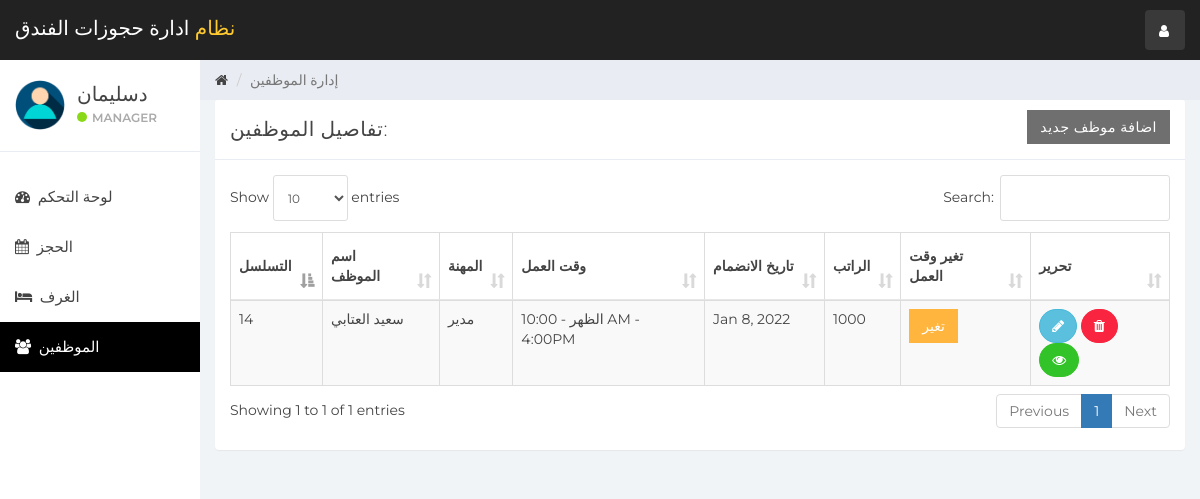
/index.php?staff_mang (signed in), run on the app's committed database.
### tables this page shows
CREATE TABLE `user` (
  `id` int(11) NOT NULL,
  `name` varchar(100) NOT NULL,
  `username` varchar(15) NOT NULL,
  `email` varchar(100) NOT NULL,
  `password` varchar(100) NOT NULL,
  `created_at` timestamp NOT NULL DEFAULT current_timestamp()
);

CREATE TABLE `staff` (
  `emp_id` int(11) NOT NULL,
  `emp_name` varchar(100) NOT NULL,
  `staff_type_id` int(11) NOT NULL,
  `shift_id` int(11) NOT NULL,
  `id_card_type` int(11) NOT NULL,
  `id_card_no` varchar(20) NOT NULL,
  `address` varchar(100) NOT NULL,
  `contact_no` bigint(20) NOT NULL,
  `salary` bigint(20) NOT NULL,
  `joining_date` timestamp NOT NULL DEFAULT current_timestamp(),
  `updated_at` timestamp NOT NULL DEFAULT current_timestamp() ON UPDATE current_timestamp()
);

CREATE TABLE `staff_type` (
  `staff_type_id` int(10) NOT NULL,
  `staff_type` varchar(100) NOT NULL
);

CREATE TABLE `shift` (
  `shift_id` int(10) NOT NULL,
  `shift` varchar(100) NOT NULL,
  `shift_timing` varchar(100) NOT NULL
);

### staff_mang.php (the view, shortened to what this page needs)
<div class="col-sm-9 col-sm-offset-3 col-lg-10 col-lg-offset-2 main">
    <div class="row">
        <ol class="breadcrumb">
            <li><a href="#">
                    <em class="fa fa-home"></em>
                </a></li>
            <li class="active">إدارة الموظفين</li>
        </ol>
    </div>
    <div class="row">
        <div class="col-lg-12">
            <div class="panel panel-default">
                <div class="panel-heading">تفاصيل الموظفين:
                    <a href="index.php?add_emp" class="btn btn-secondary pull-right" style="border-radius:0%">اضافة موظف جديد</a>
                </div>
                <div class="panel-body">
                    <table class="table table-striped table-bordered table-responsive" cellspacing="0" width="100%"
                           id="rooms">
                        <thead>
                        <tr>
                            <th>التسلسل</th>
                            <th>اسم الموظف</th>
                            <th>المهنة</th>
                            <th>وقت العمل</th>
                            <th>تاريخ الانضمام</th>
                            <th>الراتب</th>
                            <th>تغير وقت العمل</th>
                            <th>تحرير</th>
                        </tr>
                        </thead>
                        <tbody>
                        <?php
                        $staff_query = "SELECT * FROM staff  NATURAL JOIN staff_type NATURAL JOIN shift";
                        $staff_result = mysqli_query($connection, $staff_query);
                        if (mysqli_num_rows($staff_result) > 0) {
                            while ($staff = mysqli_fetch_assoc($staff_result)) { ?>
                                <tr>
                                    <td><?php echo $staff['emp_id']; ?></td>
                                    <td><?php echo $staff['emp_name']; ?></td>
                                    <td><?php echo $staff['staff_type']; ?></td>
                                    <td><?php echo $staff['shift'] . ' - ' . $staff['shift_timing']; ?></td>
                                    <td><?php echo date('M j, Y', strtotime($staff['joining_date'])); ?></td>
                                    <td><?php echo $staff['salary']; ?></td>
                                    <td>
                                        <button class="btn btn-warning" style="border-radius:0%" data-toggle="modal" data-target="#changeShift"
                                                data-id="<?php echo $staff['emp_id']; ?>" id="change_shift">تغير</button>
                                    </td>
                                    <td>
                                        <button data-toggle="modal"
                                                data-target="#empDetail<?php echo $staff['emp_id']; ?>"
                                                data-id="<?php echo $staff['emp_id']; ?>" id="editEmp"
                                                class="btn btn-info" style="border-radius:60px;"><i class="fa fa-pencil"></i></button>
                                        <a href='functionmis.php?empid=<?php echo $staff['emp_id']; ?>'
                                           class="btn btn-danger" onclick="return confirm('Are you Sure?')" style="border-radius:60px;"><i
                                                    class="fa fa-trash"></i></a>
                                        <a href='index.php?emp_history&empid=<?php echo $staff['emp_id']; ?>'
                                           class="btn btn-success" title="Employee Histery" style="border-radius:60px;"><i class="fa fa-eye"></i></a>
                                    </td>
                                </tr>
                                <?php
                            }
                        }
                        ?>
                        </tbody>
                    </table>
                </div>
            </div>
        </div>
    </div>
    <div class="row">
        <div class="col-sm-12">
        </div>
    </div>
</div>

### sidebar.php (shortened to what this page needs)
<div id="sidebar-collapse" class="col-sm-3 col-lg-2 sidebar">
    <div class="profile-sidebar">
        <div class="profile-userpic">
            <img src="img/user.png" class="img-responsive" alt="">
        </div>
        <div class="profile-usertitle">
            <div class="profile-usertitle-name"><?php echo $user['name'];?></div>
            <div class="profile-usertitle-status"><span class="indicator label-success"></span>Manager</div>
        </div>
    </div>
    <ul class="nav menu">
    <?php
        if (isset($_GET['dashboard'])){ ?>
            <li class="active">
                <a href="index.php?dashboard"><em class="fa fa-dashboard">&nbsp;</em>
                   لوحة التحكم
                </a>
            </li>
        <?php } else{?>
            <li>
                <a href="index.php?dashboard"><em class="fa fa-dashboard">&nbsp;</em>
                    لوحة التحكم
                </a>
            </li>
        <?php }
        if (isset($_GET['reservation'])){ ?>
            <li class="active">
            <a href="index.php?reservation"><em class="fa fa-calendar">&nbsp;</em>
                    الحجز
                </a>
            </li>
        <?php } else{?>
            <li>
            <a href="index.php?reservation"><em class="fa fa-calendar">&nbsp;</em>
                    الحجز
                </a>
            </li>
        <?php }
        if (isset($_GET['room_mang'])){ ?>
            <li class="active">
                <a href="index.php?room_mang"><em class="fa fa-bed">&nbsp;</em>
                    الغرف
                </a>
            </li>
        <?php } else{?>
            <li>
            <a href="index.php?room_mang"><em class="fa fa-bed">&nbsp;</em>
                    الغرف
                </a>
            </li>
        <?php }
        if (isset($_GET['staff_mang'])){ ?>
            <li class="active">
                <a href="index.php?staff_mang"><em class="fa fa-users">&nbsp;</em>
                الموظفين
                </a>
            </li>
        <?php }
        ?>
    </ul>
</div>

### data on the page
user: name "دسليمان"
staff: emp_id "14", emp_name "سعيد العتابي", staff_type.staff_type "مدير", shift.shift "الظهر", shift.shift_timing "10:00 AM - 4:00PM", joining_date "Jan 8, 2022", salary "1000"
